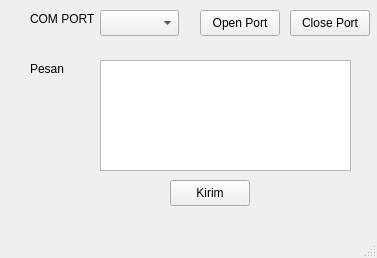
<?xml version="1.0" encoding="UTF-8"?>
<ui version="4.0">
 <class>MainWindow</class>
 <widget class="QMainWindow" name="MainWindow">
  <property name="geometry">
   <rect>
    <x>0</x>
    <y>0</y>
    <width>377</width>
    <height>258</height>
   </rect>
  </property>
  <property name="windowTitle">
   <string>MainWindow</string>
  </property>
  <widget class="QWidget" name="centralwidget">
   <widget class="QComboBox" name="comPort">
    <property name="geometry">
     <rect>
      <x>100</x>
      <y>10</y>
      <width>79</width>
      <height>26</height>
     </rect>
    </property>
   </widget>
   <widget class="QPlainTextEdit" name="message">
    <property name="geometry">
     <rect>
      <x>100</x>
      <y>60</y>
      <width>251</width>
      <height>111</height>
     </rect>
    </property>
   </widget>
   <widget class="QPushButton" name="openPortBtn">
    <property name="geometry">
     <rect>
      <x>200</x>
      <y>10</y>
      <width>80</width>
      <height>26</height>
     </rect>
    </property>
    <property name="text">
     <string>Open Port</string>
    </property>
   </widget>
   <widget class="QLabel" name="label">
    <property name="geometry">
     <rect>
      <x>30</x>
      <y>10</y>
      <width>71</width>
      <height>18</height>
     </rect>
    </property>
    <property name="text">
     <string>COM PORT</string>
    </property>
   </widget>
   <widget class="QLabel" name="label_3">
    <property name="geometry">
     <rect>
      <x>30</x>
      <y>60</y>
      <width>58</width>
      <height>18</height>
     </rect>
    </property>
    <property name="text">
     <string>Pesan</string>
    </property>
   </widget>
   <widget class="QPushButton" name="closePortBtn">
    <property name="geometry">
     <rect>
      <x>290</x>
      <y>10</y>
      <width>80</width>
      <height>26</height>
     </rect>
    </property>
    <property name="text">
     <string>Close Port</string>
    </property>
   </widget>
   <widget class="QPushButton" name="sendBtn">
    <property name="geometry">
     <rect>
      <x>170</x>
      <y>180</y>
      <width>80</width>
      <height>26</height>
     </rect>
    </property>
    <property name="text">
     <string>Kirim</string>
    </property>
   </widget>
  </widget>
  <widget class="QMenuBar" name="menubar">
   <property name="geometry">
    <rect>
     <x>0</x>
     <y>0</y>
     <width>377</width>
     <height>23</height>
    </rect>
   </property>
  </widget>
  <widget class="QStatusBar" name="statusbar"/>
 </widget>
 <resources/>
 <connections/>
</ui>
